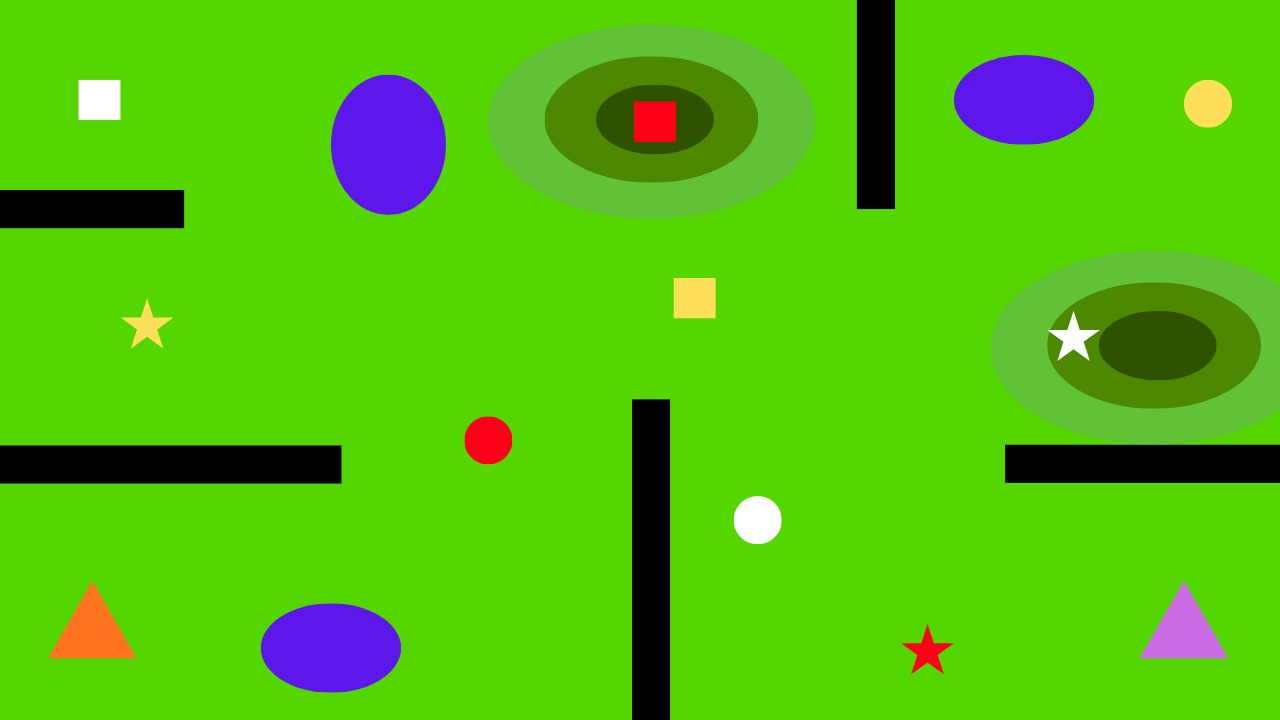
#> input picture Photos/4.jpg, 1280 x 720 px, found by its file name
$ python non_traversable.py
#> lines starting #> are read from the running program, lines starting #| are printed output that depends on the picture; after the words box and inside, x2 and y2 are one past the last pixel; in counts of white or black regions, pixels touching at a corner belong together
import cv2
import numpy as np
#hsv(260.47, 91.06%, 92.16%)
#hsv(258.44, 87.23%, 92.16%)
#, 30,
image = cv2.imread("./photos/4.jpg")
#> image is the input picture: shape (720, 1280, 3); mean B, G, R 14.4, 189.5, 83.3
blank=cv2.bitwise_not(np.zeros_like(image))
obstacle_mask = cv2.inRange(image, np.array([0, 0, 0]), np.array([40, 40, 40]))
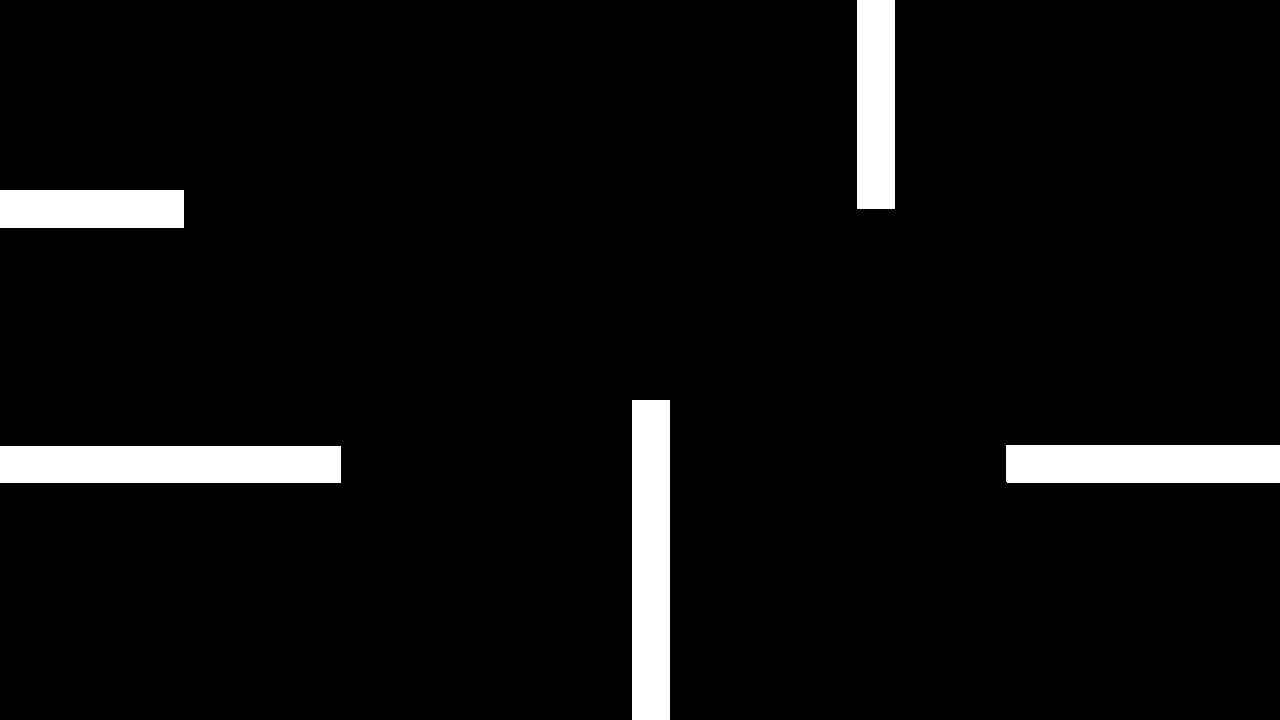
#> obstacle_mask: shape (720, 1280); 5.4% white; 5 white regions, box (x1, y1, x2, y2) and area: (0, 446, 341, 483) 12617, (632, 400, 670, 720) 12160, (1006, 445, 1280, 483) 10411, (857, 0, 895, 209) 7942, (0, 190, 184, 228) 6992
water_mask = cv2.inRange(image, np.array([200, 10,70 ]), np.array([250, 50, 120]))
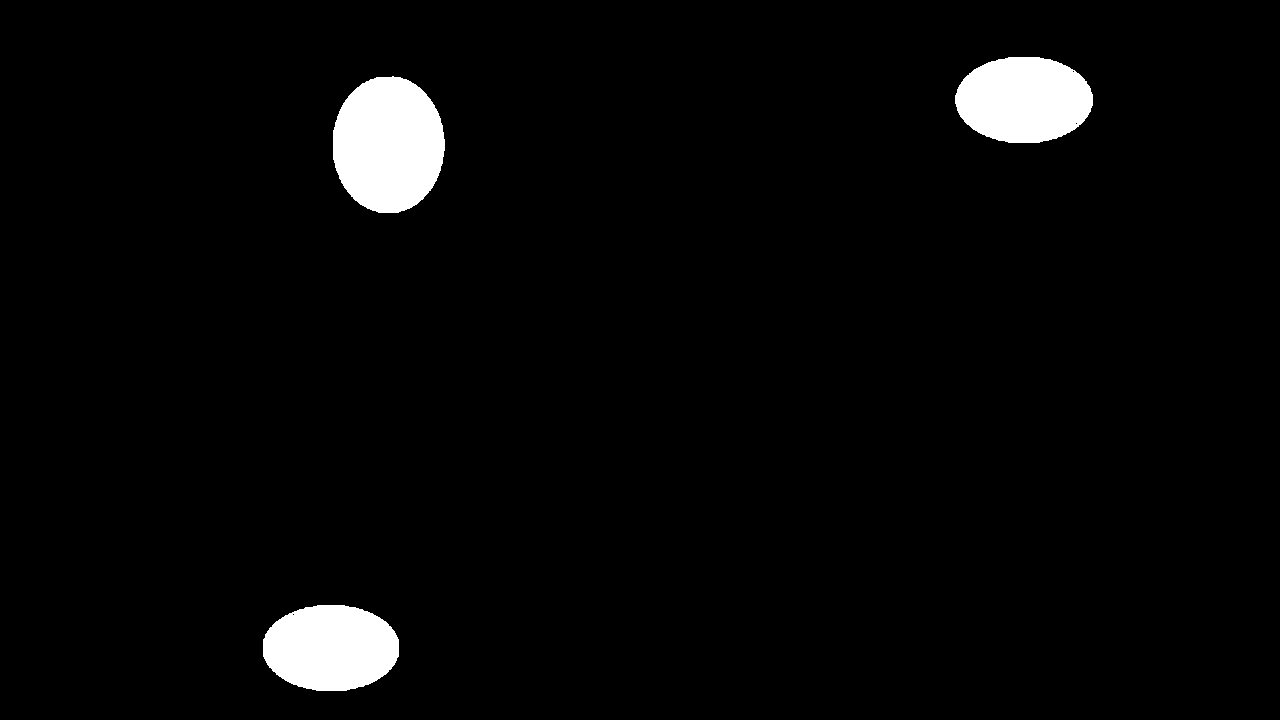
#> water_mask: shape (720, 1280); 3.3% white; 3 white regions, box (x1, y1, x2, y2) and area: (333, 76, 445, 213) 12114, (955, 57, 1093, 143) 9396, (263, 605, 399, 691) 9351


non_mask = cv2.bitwise_or(obstacle_mask,water_mask)
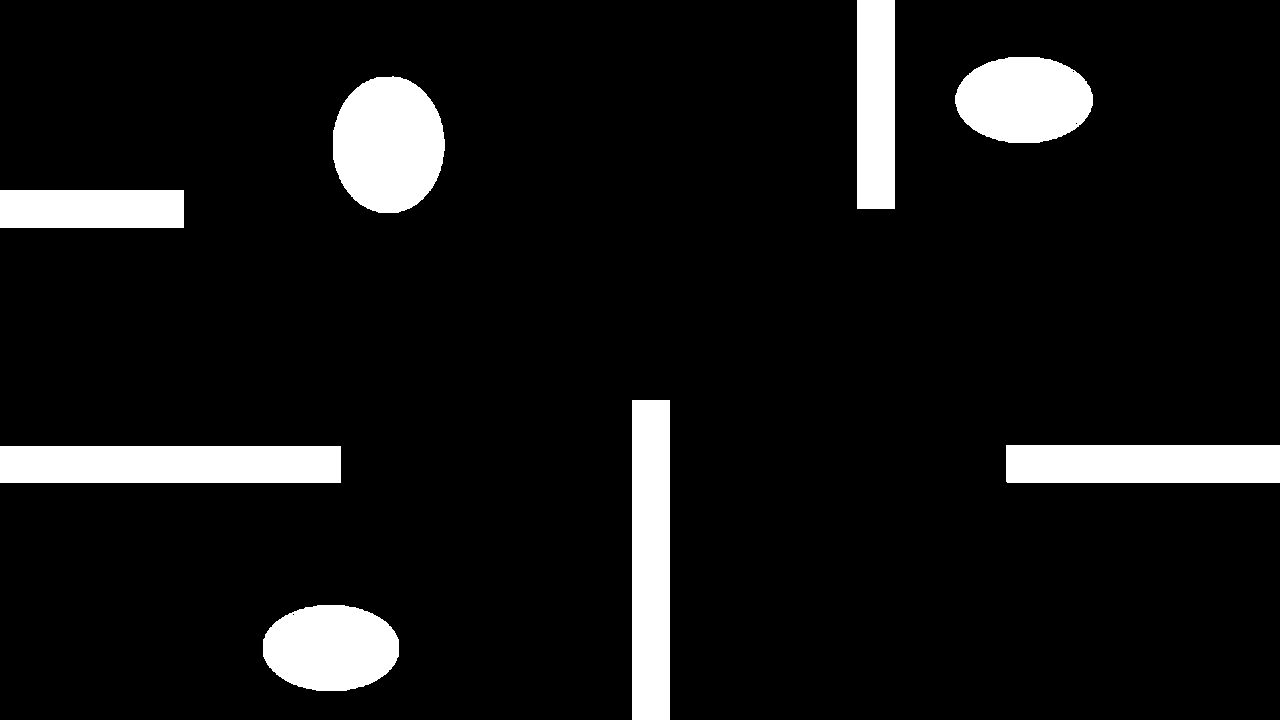
#> non_mask: shape (720, 1280); 8.8% white; 8 white regions, largest, box (x1, y1, x2, y2) and area: (0, 446, 341, 483) 12617, (632, 400, 670, 720) 12160, (333, 76, 445, 213) 12114
cv2.imshow("non_mask", cv2.bitwise_not(non_mask))
cv2.waitKey(0)

cv2.imwrite("photos/output/non_traversable.png", cv2.bitwise_not(non_mask))

$ run again, with Photos/2.jpg copied over Photos/4.jpg
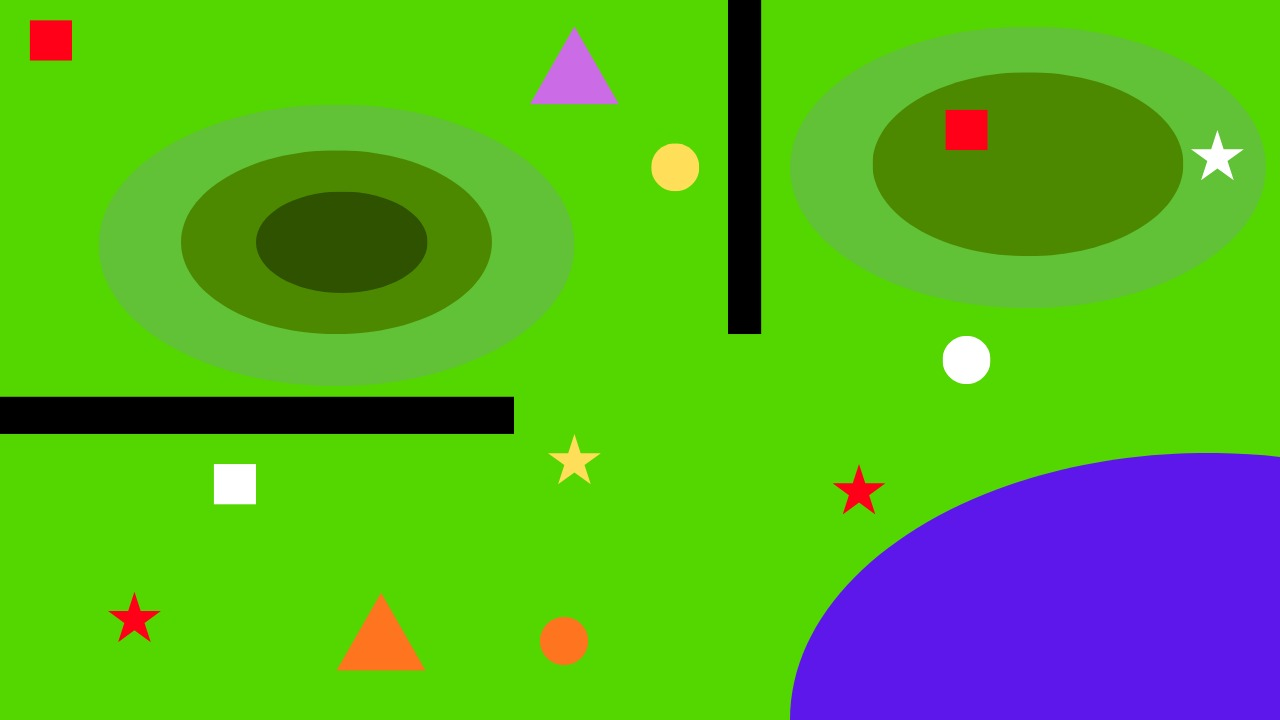
#> input picture Photos/2.jpg, 1280 x 720 px, found by its file name
#> image is the input picture: shape (720, 1280, 3); mean B, G, R 37.2, 172.7, 86.5
#> `obstacle_mask = cv2.inRange(image, np.array([0, 0, 0]), np.array([40, ..`:
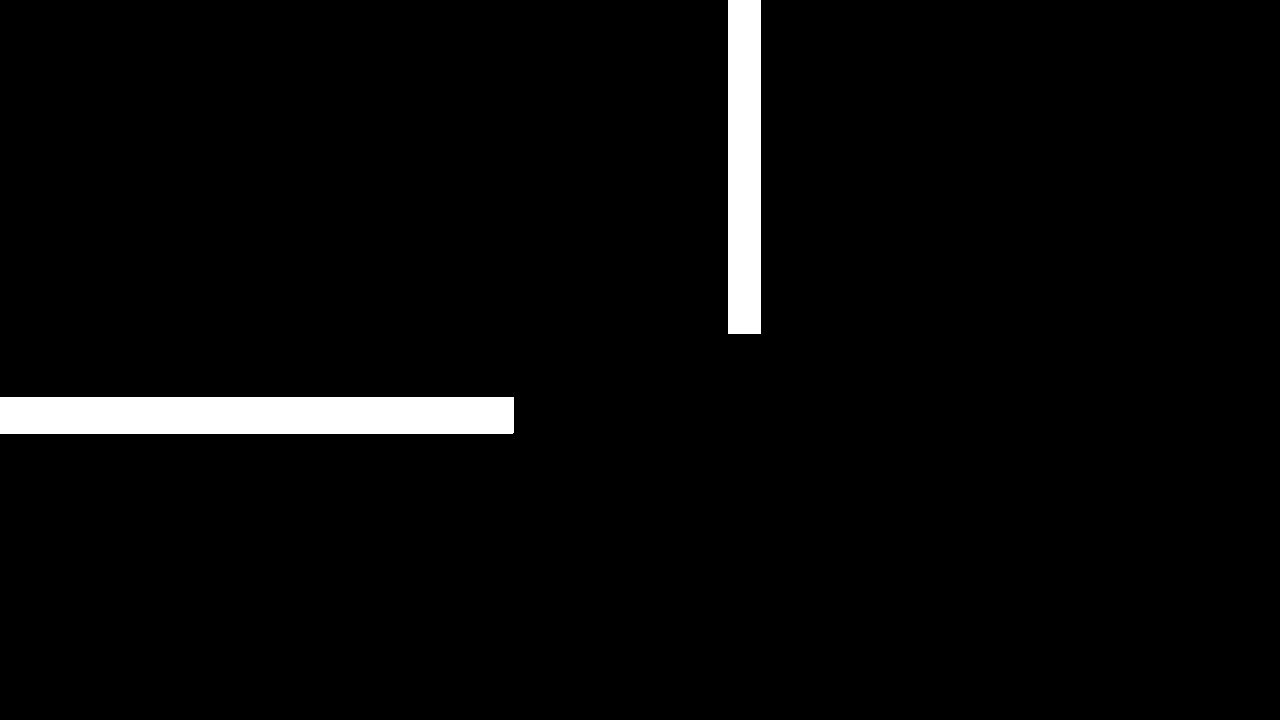
#> obstacle_mask: shape (720, 1280); 3.3% white; 2 white regions, box (x1, y1, x2, y2) and area: (0, 397, 514, 434) 19017, (728, 0, 761, 334) 11022
#> water_mask: shape (720, 1280); 11.5% white; 1 white region, box (x1, y1, x2, y2) and area: (791, 455, 1280, 720) 105964
#> `non_mask = cv2.bitwise_or(obstacle_mask,water_mask)`:
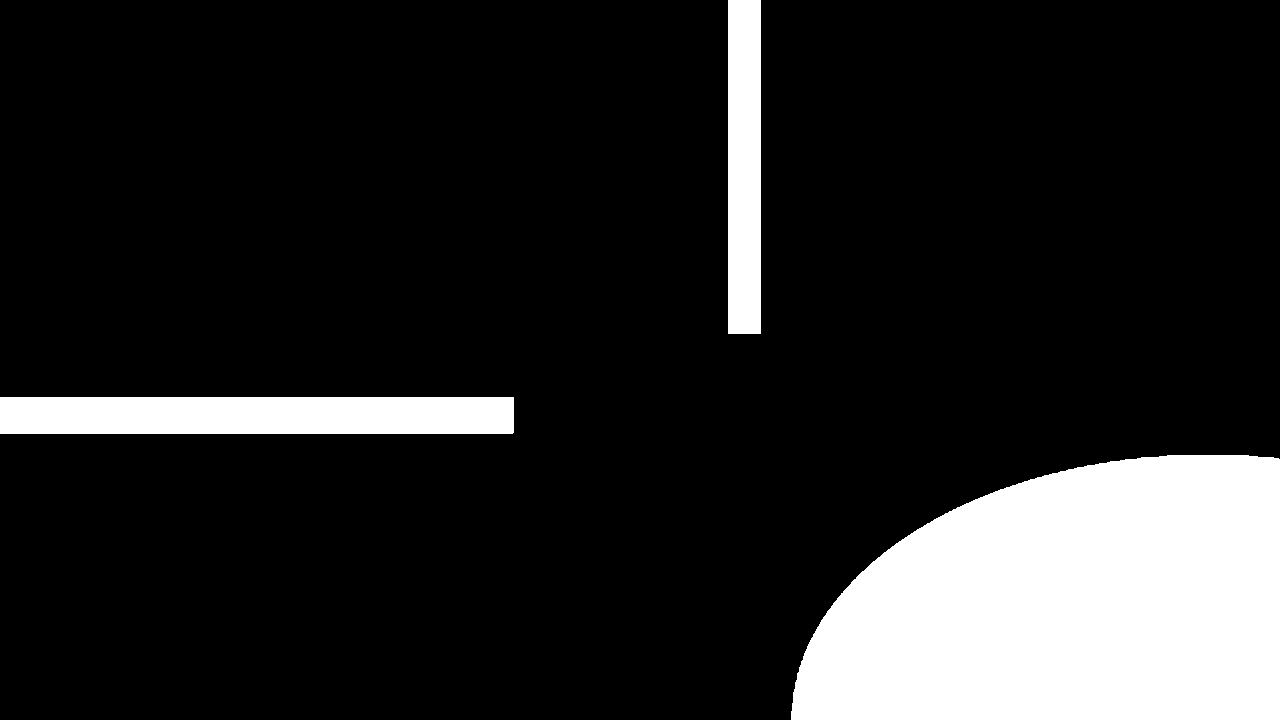
#> non_mask: shape (720, 1280); 14.8% white; 3 white regions, box (x1, y1, x2, y2) and area: (791, 455, 1280, 720) 105964, (0, 397, 514, 434) 19017, (728, 0, 761, 334) 11022

$ run again, with Photos/3.jpg copied over Photos/4.jpg
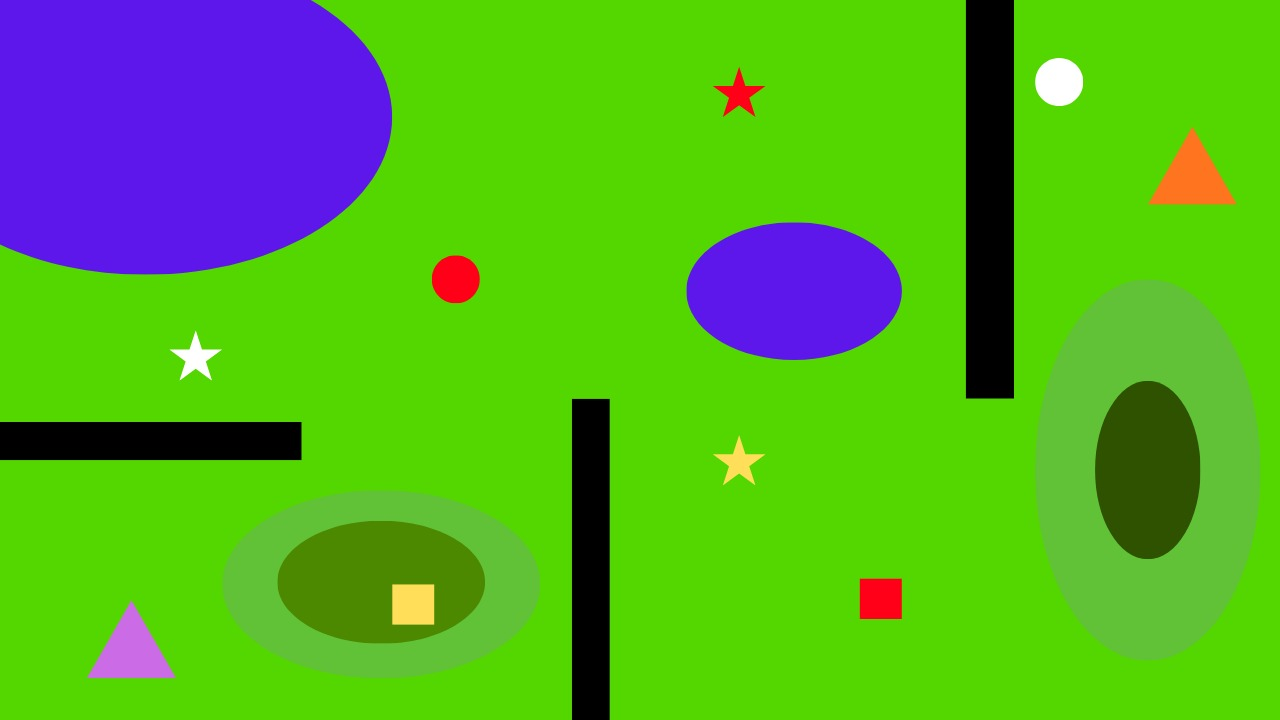
#> input picture Photos/3.jpg, 1280 x 720 px, found by its file name
#> image is the input picture: shape (720, 1280, 3); mean B, G, R 37.2, 173.2, 84.5
#> `obstacle_mask = cv2.inRange(image, np.array([0, 0, 0]), np.array([40, ..`:
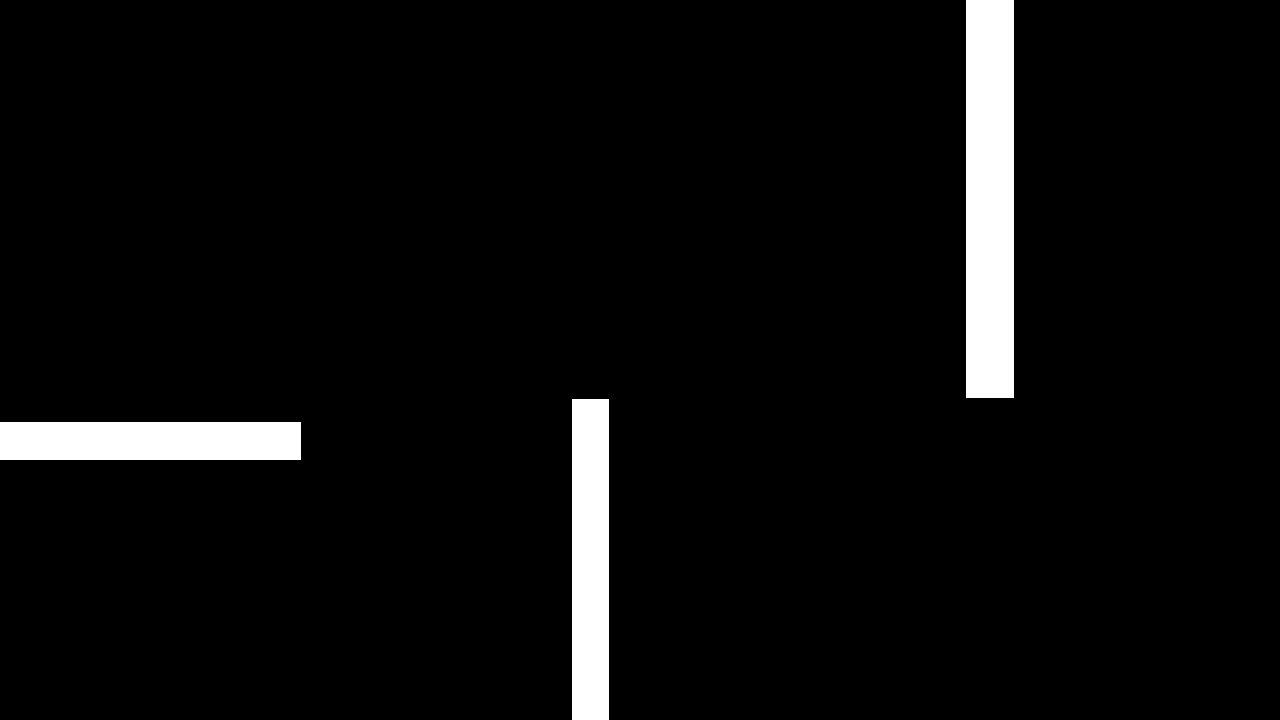
#> obstacle_mask: shape (720, 1280); 4.6% white; 3 white regions, box (x1, y1, x2, y2) and area: (966, 0, 1014, 398) 19104, (572, 399, 609, 720) 11877, (0, 422, 301, 460) 11438
#> water_mask: shape (720, 1280); 12.7% white; 2 white regions, box (x1, y1, x2, y2) and area: (0, 0, 391, 273) 94209, (688, 224, 901, 359) 22555
#> `non_mask = cv2.bitwise_or(obstacle_mask,water_mask)`:
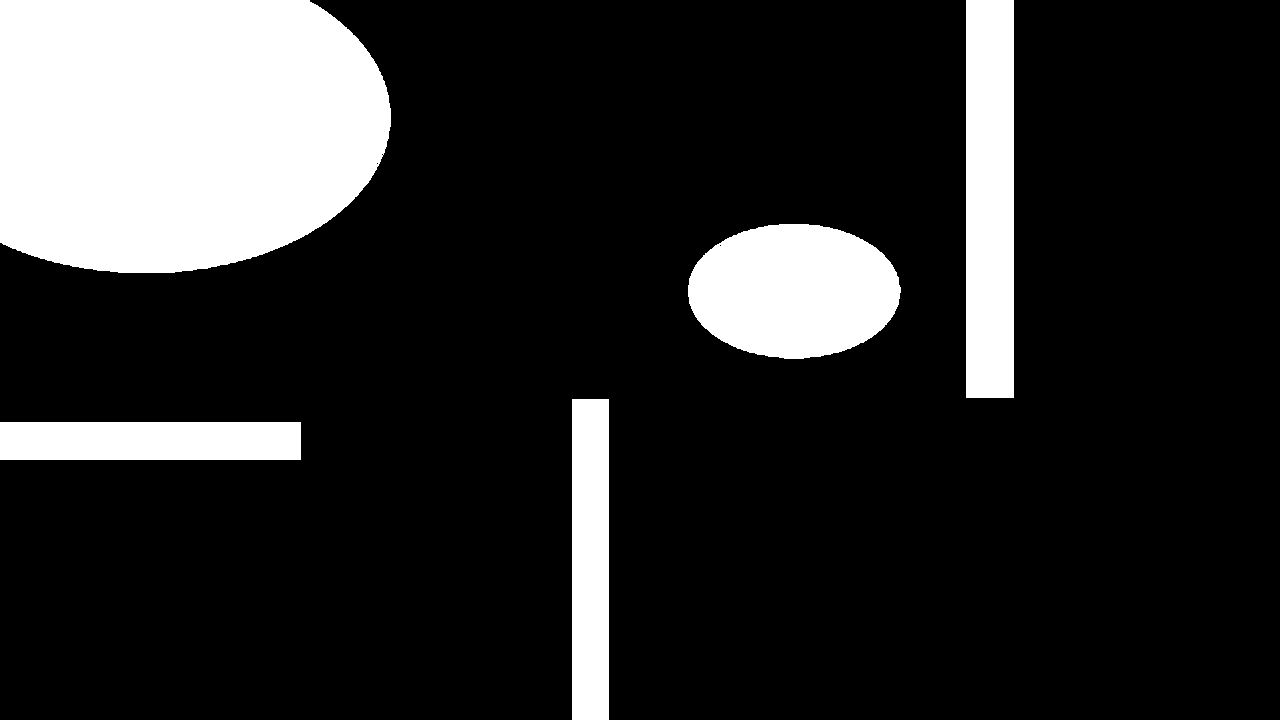
#> non_mask: shape (720, 1280); 17.3% white; 5 white regions, box (x1, y1, x2, y2) and area: (0, 0, 391, 273) 94209, (688, 224, 901, 359) 22555, (966, 0, 1014, 398) 19104, (572, 399, 609, 720) 11877, (0, 422, 301, 460) 11438
